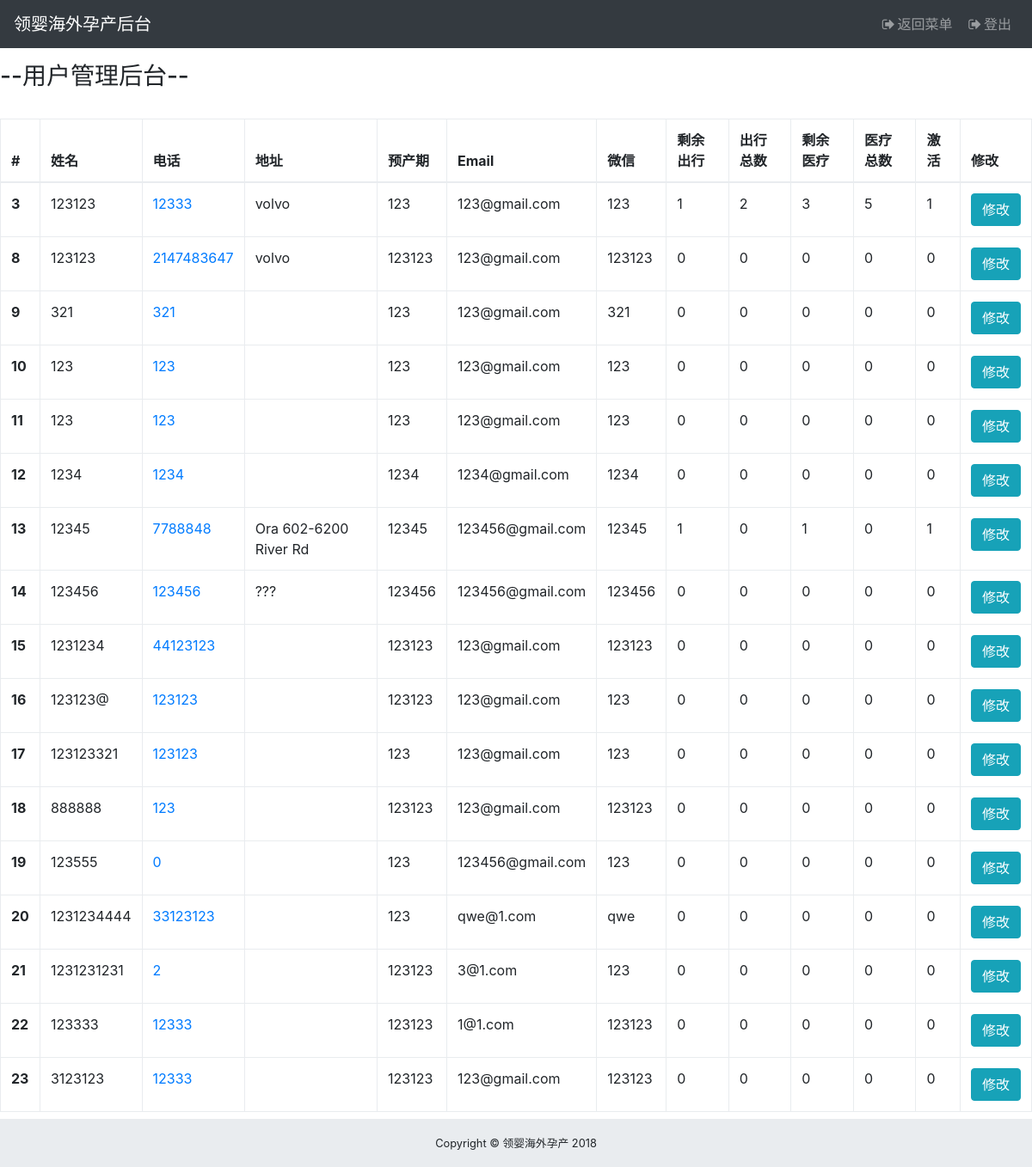
The page /admin/user_permission.php (signed in) on the database as committed earlier.
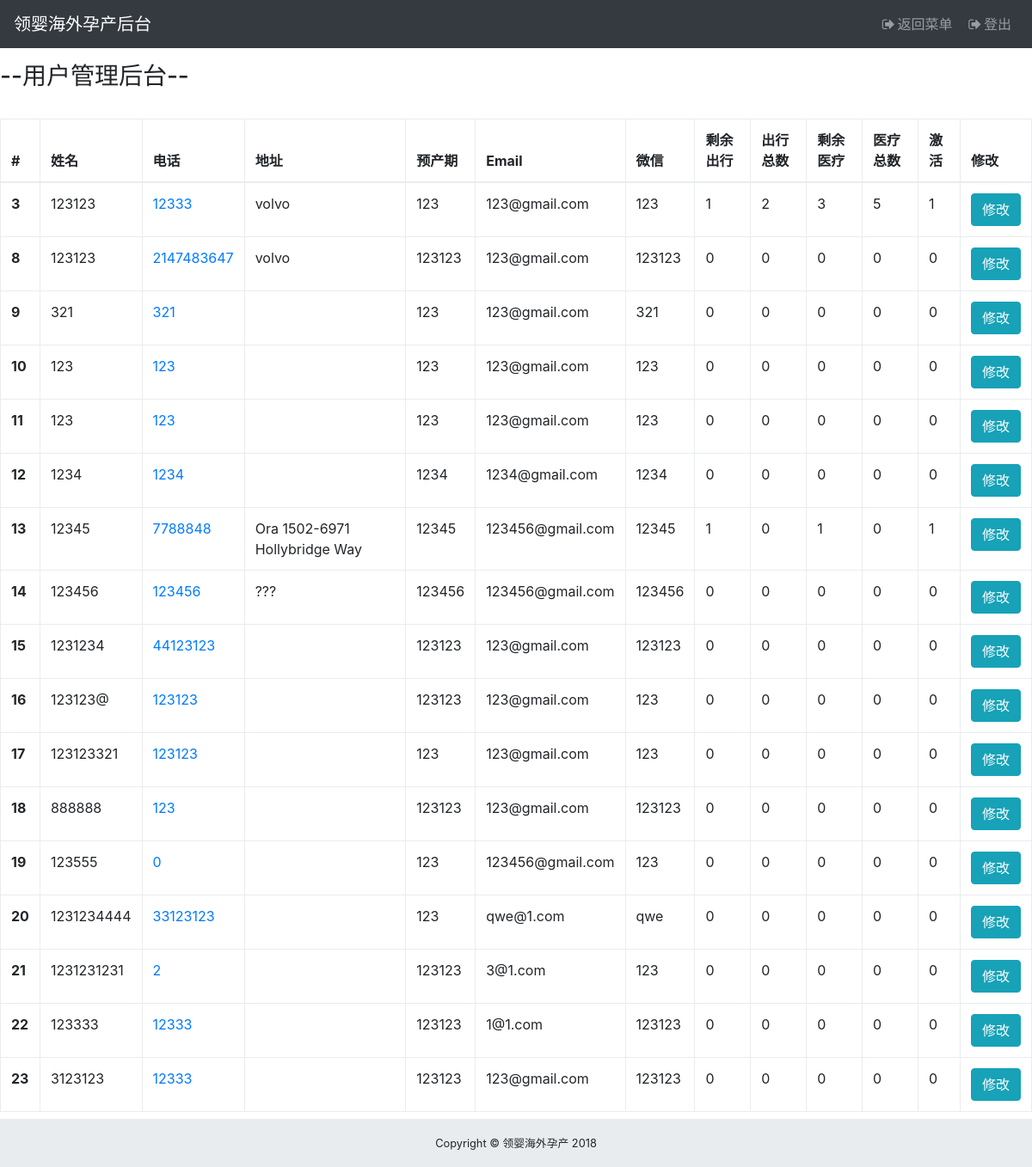
The same page on the database as committed later.
### tables this page shows
CREATE TABLE `users` (
  `uid` int(5) NOT NULL,
  `username` varchar(10) NOT NULL,
  `phone` bigint(50) NOT NULL,
  `email` varchar(50) NOT NULL,
  `password` varchar(100) NOT NULL,
  `weChat` varchar(50) NOT NULL,
  `timeDeliver` varchar(50) NOT NULL,
  `create_time` date NOT NULL,
  `role` varchar(10) NOT NULL,
  `salt` varchar(6) NOT NULL,
  `address` varchar(100) DEFAULT NULL,
  `pickup` int(5) DEFAULT NULL,
  `pickupTotal` int(20) NOT NULL,
  `medicals` int(5) DEFAULT NULL,
  `medicalsTotal` int(20) NOT NULL,
  `isActive` int(2) DEFAULT NULL
);

### admin/model/user_permission.func.php (the view, shortened to what this page needs)
<?php if(!defined('In_System')) exit("Access Denied");
class User_Permission{
    public function generatePermission(){
        GLOBAL $mysqli;
        $profile_query = "SELECT * FROM users";
        $results = mysqli_fetch_all($mysqli->query($profile_query), MYSQLI_ASSOC);
		if(sizeof($results) > 0){
            echo sprintf("
            <div class=\"table-responsive\">
                <table class=\"table table-bordered\">
                <thead>
                    <tr>
                        <th>#</th>
                        <th>姓名</th>
                        <th>电话</th>
                        <th>地址</th>
                        <th>预产期</th>
                        <th>Email</th>
                        <th>微信</th>
                        <th>剩余出行</th>
                        <th>出行总数</th>
                        <th>剩余医疗</th>
                        <th>医疗总数</th>
                        <th>激活</th>
                        <th>修改</th>
                    </tr>
                </thead>
                <tbody>
            ");
            foreach( $results as $result){
                echo sprintf("
                            <form action=\"./user_permission_detail.php\" method=\"post\">
                            <tr>
                                <th scope=row><input type=\"hidden\" name= \"salt\" value= %s>%d</th>
                                <td>%s</td>
                                <td><a href=\"tel:%d\">%d</a></td>
                                <td>%s</td>
                                <td>%s</td>
                                <td>%s</td>
                                <td>%s</td>
                                <td>%d</td>
                                <td>%d</td>
                                <td>%d</td>
                                <td>%d</td>
                                <td>%d</td>
                                <td><button tyle=\"submit\" class=\"btn btn-info\" name=\"user_modify\">修改</button></td>
                            </tr>
                            </form>
                ", $result['salt'], $result['uid'], $result['username'], $result['phone'], $result['phone'], $result['address'], $result['timeDeliver'], $result['email'], $result['weChat'],  $result['pickup'], $result['pickupTotal'], $result['medicals'], $result['medicalsTotal'], $result['isActive']);
            }
            echo sprintf("
                    </tbody>
                    </table>
                </div>");
			return 1;
		}else{
			return 0;
		}
    }
}
?>

Rows that differ between the two databases and show on the page:
changed users id 13: address "Ora 602-6200 River Rd" → "Ora 1502-6971 Hollybridge Way"
